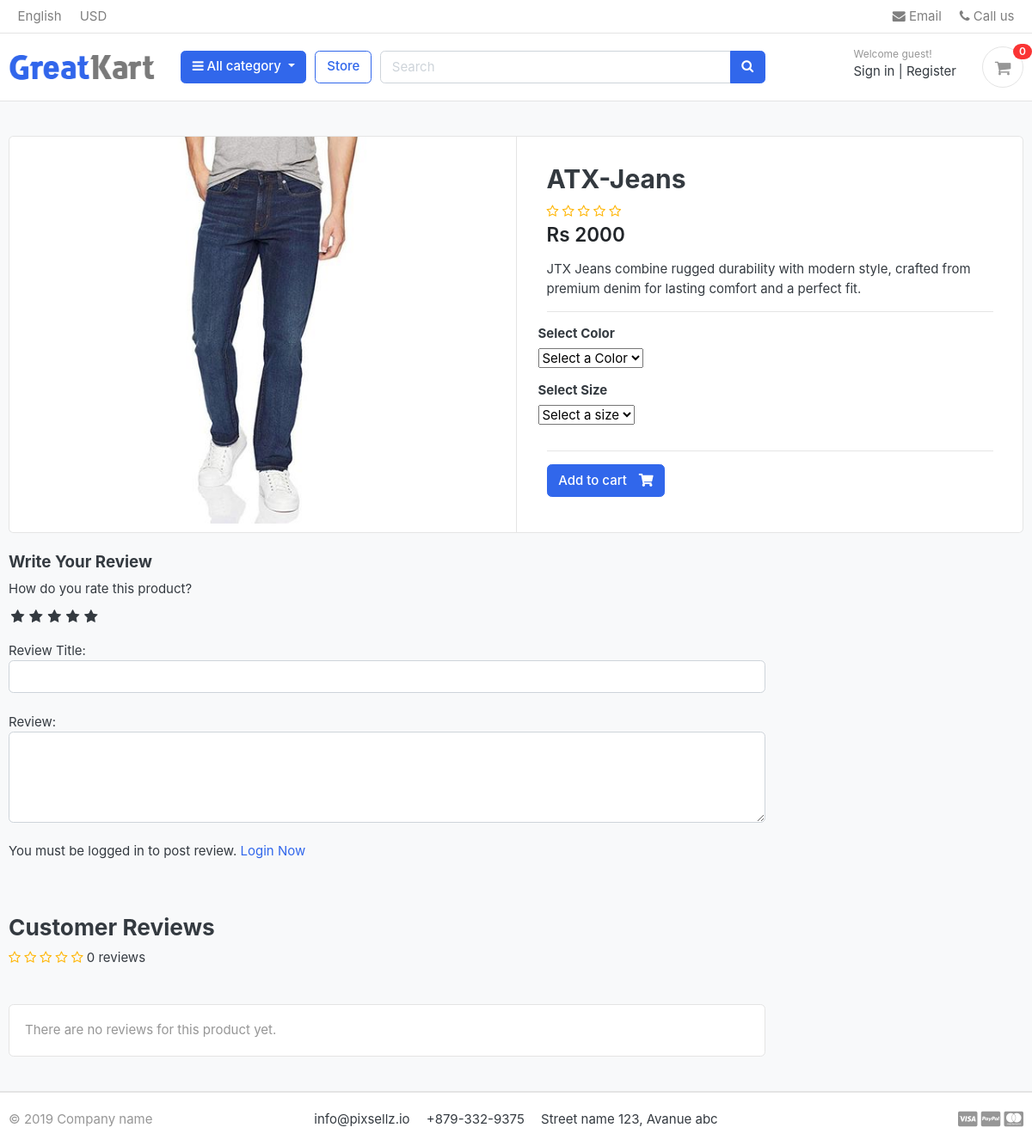
Page /store/jeans/atx-jeans/ on the committed database.
### store/models.py (models this page shows, shortened)
class Product(models.Model):
    product_name = models.CharField(max_length=100, unique=True)
    slug = models.SlugField(max_length=100)
    description = models.TextField(max_length=200, blank=True)
    image = models.ImageField(upload_to="photos/products")
    price = models.IntegerField()
    is_available = models.BooleanField(default=True)
    category = models.ForeignKey(Categorie, on_delete=models.CASCADE)
    created_date = models.DateTimeField(auto_now_add=True)
    modified_date = models.DateTimeField(auto_now=True)
    stock = models.IntegerField()
    def averageReview(self):
        reviews = ReviewRating.objects.filter(product=self, status=True).aggregate(
            average=Avg("rating")
        )
        avg = 0
        if reviews["average"] is not None:
            avg = float(reviews["average"])
        return avg
    def countReview(self):
        reviews = ReviewRating.objects.filter(product=self, status=True).aggregate(
            count=Count("id")
        )
        count = 0
        if reviews["count"] is not None:
            count = int(reviews["count"])
        return count

### store/views.py (the view)
# urls.py: path('<slug:category_slug>/<slug:product_slug>/', views.product_slug, name="product_detail"),
def product_slug(request, category_slug, product_slug):
    product = get_object_or_404(Product, slug=product_slug, is_available=True)
    color_variation = Variation.objects.filter(
        product=product, variation_category="color"
    )
    size_variation = Variation.objects.filter(
        product=product, variation_category="size"
    )
    addedCheck = CartItem.objects.filter(
        cart__cart_id=_getCartId(request), product__slug=product_slug
    ).exists()
    form = ReviewForm()
    order_product = OrderProduct.objects.filter(product__slug = product_slug).exists()
    review_list = ReviewRating.objects.filter(product__slug = product_slug)
    stars = range(1,6)
    return render(
        request,
        "product_detail.html",
        {
            "product": product,
            "addedCheck": addedCheck,
            "color_variation": color_variation,
            "size_variation": size_variation,
            "form": form,
            "order_product":order_product,
            'review_list':review_list,
            'stars': stars
        },
    )

### store/forms.py
class ReviewForm(forms.ModelForm):
    class Meta:
        model = ReviewRating
        fields = ['subject','review','rating']

### carts/context_processor.py (called while the page is built)
def getQuantity(request):
    quantity = 0
    if request.user.is_authenticated:
        cart_items = CartItem.objects.filter(user=request.user, is_active=True)
    else:
        cart_id = _getCartId(request)
        try:
            cart = Cart.objects.get(cart_id=cart_id)
            cart_items = CartItem.objects.filter(cart=cart, is_active=True)
        except Cart.DoesNotExist:
            cart_items = CartItem.objects.none()  # no cart → no items
    quantity = sum(item.quantity for item in cart_items)
    return {'quantity': quantity}

### carts/views.py (called while the page is built)
def _getCartId(request):
    cart = request.session.session_key
    if not cart:
        cart = request.session.create()
    return cart

### category/category_processor.py (called while the page is built)
def menu_list(request):
    category_objects = Categorie.objects.all()
    return {'category_object':category_objects }

### store/templates/product_detail.html (shortened to what this page needs)
{% extends "base.html" %}
{% block content %}
<section class="section-content padding-y bg">
  <div class="container">
    <div class="card">
      <div class="row no-gutters">
        <aside class="col-md-6">
          <article class="gallery-wrap">
            <div class="img-big-wrap">
              <a href="#"><img src="{{product.image.url}}" /></a>
            </div>
          </article>
        </aside>
        <main class="col-md-6 border-left">
        <form action="{% url 'add_cart' product.id %}" method = "get">
          <article class="content-body">
            <h2 class="title"> {{product.product_name}} </h2>
            <div class="rating-star">
                  <span>
                    <i class="fa fa-star{% if product.averageReview < 0.5 %}-o{% elif product.averageReview >= 0.5 and product.averageReview < 1 %}-half-o {% endif %}" aria-hidden="true"></i>
                    <i class="fa fa-star{% if product.averageReview < 1.5 %}-o{% elif product.averageReview >= 1.5 and product.averageReview < 2 %}-half-o {% endif %}" aria-hidden="true"></i>
                    <i class="fa fa-star{% if product.averageReview < 2.5 %}-o{% elif product.averageReview >= 2.5 and product.averageReview < 3 %}-half-o {% endif %}" aria-hidden="true"></i>
                    <i class="fa fa-star{% if product.averageReview < 3.5 %}-o{% elif product.averageReview >= 3.5 and product.averageReview < 4 %}-half-o {% endif %}" aria-hidden="true"></i>
                    <i class="fa fa-star{% if product.averageReview < 4.5 %}-o{% elif product.averageReview >= 4.5 and product.averageReview < 5 %}-half-o {% endif %}" aria-hidden="true"></i>
                    </span>
	        </div>
            <div class="mb-3">
              <var class="price h4">Rs {{product.price}}</var>
            </div>
            <p>
              {{product.description}}
            </p>
            <hr />
                    <div class="row">
                    <div class="item-option-select">
                            <h6>Select Color</h6>
                            <select class="form-select form-select-sm w-auto" aria-label="Select Size" name='color'>
                                <option selected disabled>Select a Color</option>
                            </select>
                        </div>
                    </div>
                    <div class="row">
                        <div class="item-option-select">
                            <h6>Select Size</h6>
                            <select class="form-select form-select-sm w-auto" aria-label="Select Size" name='size'>
                                <option selected disabled>Select a size</option>
                            </select>
                        </div>
                    </div>
            <hr />
            {% if product.stock <= 0 %}
             <h4 class="text-danger"> Out Of Stock </h4>
            {% else %}
                        <button type = 'submit' class="btn btn-primary">
                            <span class="text">Add to cart</span>
                            <i class="fas fa-shopping-cart"></i>
                        </button>
             {% endif %}
          </article>
        </form>
        </main>
      </div>
    </div>
    <br />
    <div class="row">
      <div class="col-md-9">
        <form action="{% url 'review_rate' product.id %}" method="POST" class = "mb-4">
            <h5>Write Your Review</h5>
					<div>
						<label>How do you rate this product?</label>
						<br>
						<div class="rate">
							<input type="radio" name="rating" id="rating10" value="5" required /><label for="rating10" title="5"></label>
							<input type="radio" name="rating" id="rating8" value="4" required /><label for="rating8" title="4"></label>
							<input type="radio" name="rating" id="rating6" value="3" required /><label for="rating6" title="3"></label>
							<input type="radio" name="rating" id="rating4" value="2" required /><label for="rating4" title="2"></label>
							<input type="radio" name="rating" id="rating2" value="1" required /><label for="rating2" title="1"></label>
						</div>
             <br>
						Review Title:
						<input type="text" class="form-control" name="subject">
						<br>
						Review:
						<textarea name="review" rows="4" class="form-control"></textarea>
          </div>
          <br>
          {% if user.is_authenticated %}
            {% if order_product %}
            <button type="submit" class="btn btn-primary">Submit Review</button>
            {% else %}
            <p>You have to purchase product to post review.</p>
            {% endif %}
          {% else %}
           <p>You must be logged in to post review. <span> <a href="{% url 'login' %}">
            Login Now
           </a></span></p>
           {% endif %}
        </form>
        <br>
        <header class="section-heading">
          <h3>Customer Reviews</h3>
          <div class="rating-star">
                  <span>
                    <i class="fa fa-star{% if product.averageReview < 0.5 %}-o{% elif product.averageReview >= 0.5 and product.averageReview < 1 %}-half-o {% endif %}" aria-hidden="true"></i>
                    <i class="fa fa-star{% if product.averageReview < 1.5 %}-o{% elif product.averageReview >= 1.5 and product.averageReview < 2 %}-half-o {% endif %}" aria-hidden="true"></i>
                    <i class="fa fa-star{% if product.averageReview < 2.5 %}-o{% elif product.averageReview >= 2.5 and product.averageReview < 3 %}-half-o {% endif %}" aria-hidden="true"></i>
                    <i class="fa fa-star{% if product.averageReview < 3.5 %}-o{% elif product.averageReview >= 3.5 and product.averageReview < 4 %}-half-o {% endif %}" aria-hidden="true"></i>
                    <i class="fa fa-star{% if product.averageReview < 4.5 %}-o{% elif product.averageReview >= 4.5 and product.averageReview < 5 %}-half-o {% endif %}" aria-hidden="true"></i>
                <span>{{product.countReview}} reviews</span>
                    </span>
	        </div>
        </header>
        <br>
        <article class="box">
                {% if review_list %}
                   {% for review in review_list %}
                          <div class="icontext w-100">
                              <div class="text">
                                <span class="date text-muted float-md-right">{{review.updated_at}} </span>
                                <h6 class="mb-1">{{review.user.full_name}} </h6>
                                <div class="rating-star">
                                  <span>
                                    <i class="fa fa-star{% if review.rating == 0.5 %}-half-o{% elif review.rating < 1 %}-o {% endif %}" aria-hidden="true"></i>
                                    <i class="fa fa-star{% if review.rating == 1.5 %}-half-o{% elif review.rating < 2 %}-o {% endif %}" aria-hidden="true"></i>
                                    <i class="fa fa-star{% if review.rating == 2.5 %}-half-o{% elif review.rating < 3 %}-o {% endif %}" aria-hidden="true"></i>
                                    <i class="fa fa-star{% if review.rating == 3.5 %}-half-o{% elif review.rating < 4 %}-o {% endif %}" aria-hidden="true"></i>
                                    <i class="fa fa-star{% if review.rating == 4.5 %}-half-o{% elif review.rating < 5 %}-o {% endif %}" aria-hidden="true"></i>
                                  </span>
                                </div>
                              </div>
                            </div>
                            <div class="mt-3">
                              <h6>{{review.subject}}</h6>
                              <p>
                                {{review.review}}
                              </p>
                            </div>
                            <br>
                            {% endfor %}
                {% else %}
                      <p class="text-muted">There are no reviews for this product yet.</p>
                {% endif %}
          </article>
      </div>
    </div>
  </div>
</section>
{% endblock %}

### static/css/ui.css (style rules this page uses)
html { font-family: "Inter", sans-serif; font-size: 15px; }
.content-body { flex: 1 1 auto; padding: 2rem 2.3rem; }
.padding-y { padding-top: 40px; padding-bottom: 40px; }
var { font-style: normal; }
article:after, .form-group:after { display: block; clear: both; content: ""; }
.bg { background-color: #f8f9fa; }
.section-heading { margin-bottom: 20px; margin-top: 15px; }
p:last-child { margin-bottom: 0; }
.btn .text + i { margin-left: 10px; }
.price { font-weight: 600; color: #212529; }
.box { padding: 18px; background: #fff; border-radius: 0.37rem; border: 1px solid #e4e4e4; }
.gallery-wrap .img-big-wrap { margin-bottom: 10px; border-radius: 0.37rem; overflow: hidden; background-color: #fff; }
.gallery-wrap .img-big-wrap a { text-align: center; display: block; }
.gallery-wrap .img-big-wrap img { height: 450px; width: auto; display: inline-block; }
.item-option-select { margin-bottom: 1rem; display: inline-block; margin-right: 15px; }

### static/css/custom.css (style rules this page uses)
.rate { display: inline-block;; border: 0; }
.rate > label { float: right; }
.rate > label:before { display: inline-block; font-size: 1.1rem; font-family: FontAwesome; content: "\f005"; margin:0; padding:0.3rem .2rem; cursor: pointer; }
.rating-star i { color: #ffb503 !important; }

### rows in the picture
Product: image (picture), product_name "ATX-Jeans", price "2000", description "JTX Jeans combine rugged durability with modern style, crafted from premium denim for lasting comfort and a perfect fit.", countReview "0"

### other values in the picture
{{ quantity }} "0"
